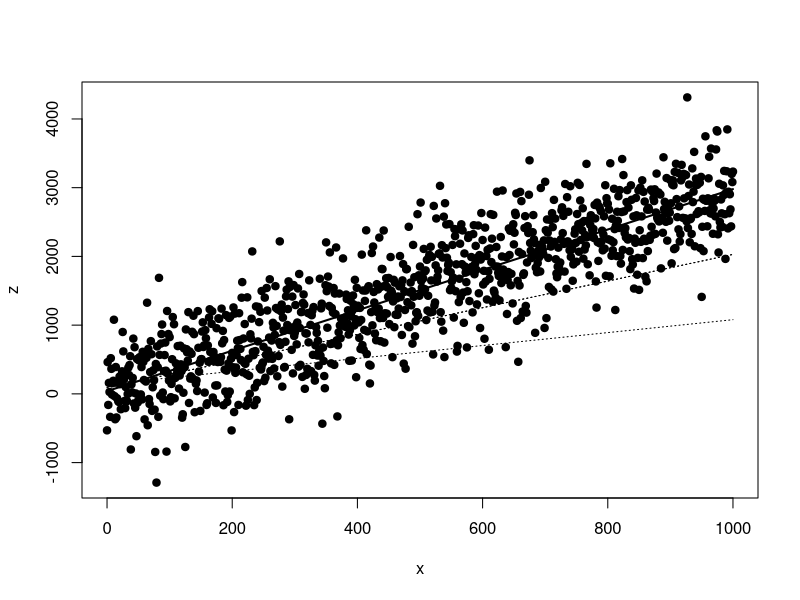

Reproduce this figure in R.
# Regressão linear

# Criando uma massa de dados aleatória
x <- seq(0,1000)
y <- 3 * x + 25

# Gerando uma distribuição normal
z <- y + rnorm(1001,0,500)

# Criando um gráfico de relacionamento
plot(x, z, pch = 19 , xlab = 'x', ylab = 'z')

# Criando um modelo de regressão
modelo <- lm(z~x)
modelo

modelo_parte1 <- modelo$coefficients[1]
modelo_parte2 <- modelo$coefficients[2]

# Aplicando a fórmula de regressão 
new_modelo <- modelo_parte1 + modelo_parte2 * x
new_modelo

# Visualizando a linha de regressão
lines(x, new_modelo, lwd = 2)

# Simulando linhas de regressão
modelo2 <- (new_modelo[51]-50*(modelo_parte2 - 1)) + (modelo_parte2-1) * x
lines(x,modelo2, lty = 3)

modelo3 <- (new_modelo[51]-50*(modelo_parte2 - 1)) + (modelo_parte2-1) * x
lines(x,modelo3, lty = 3)

modelo4 <- (new_modelo[51]-50*(modelo_parte2 - 2)) + (modelo_parte2 - 2) * x
lines(x,modelo4, lty = 3)


